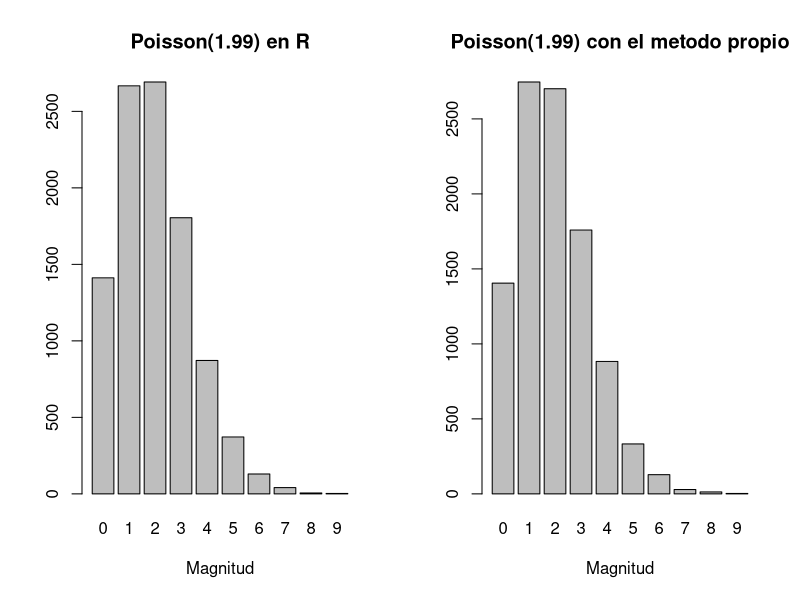
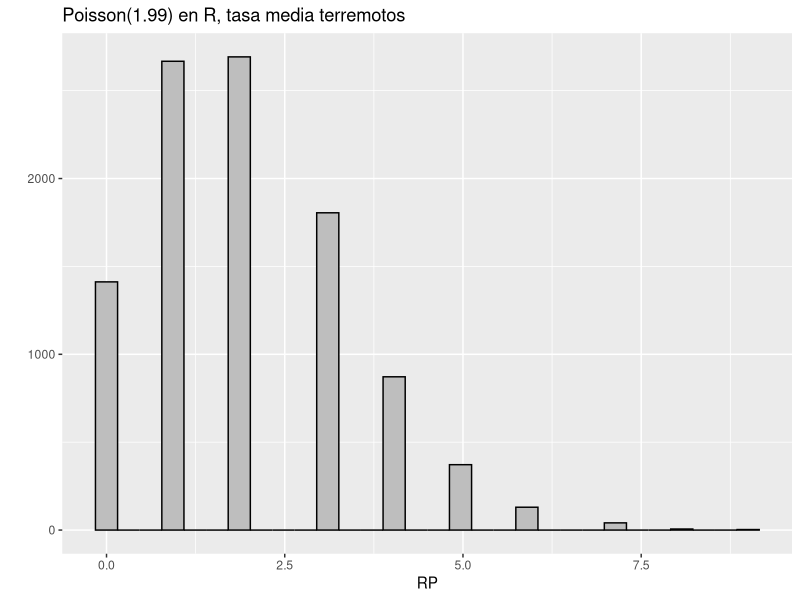
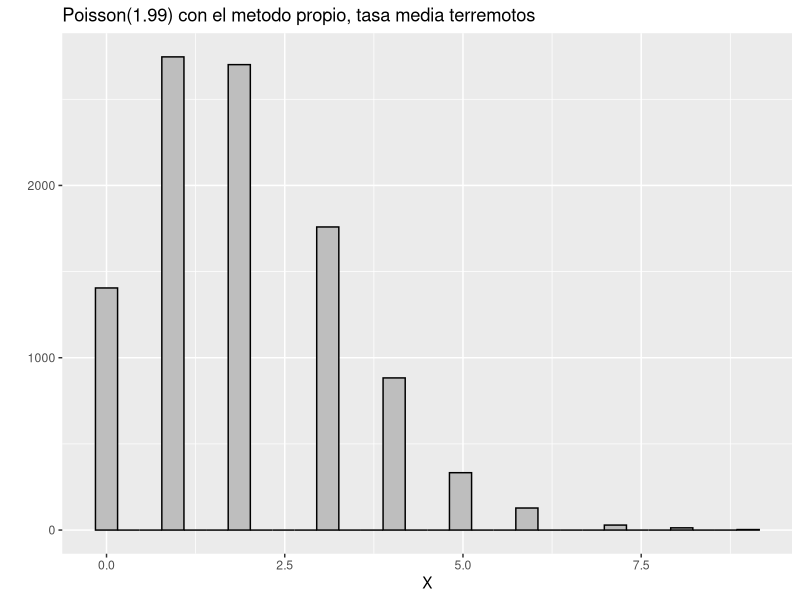
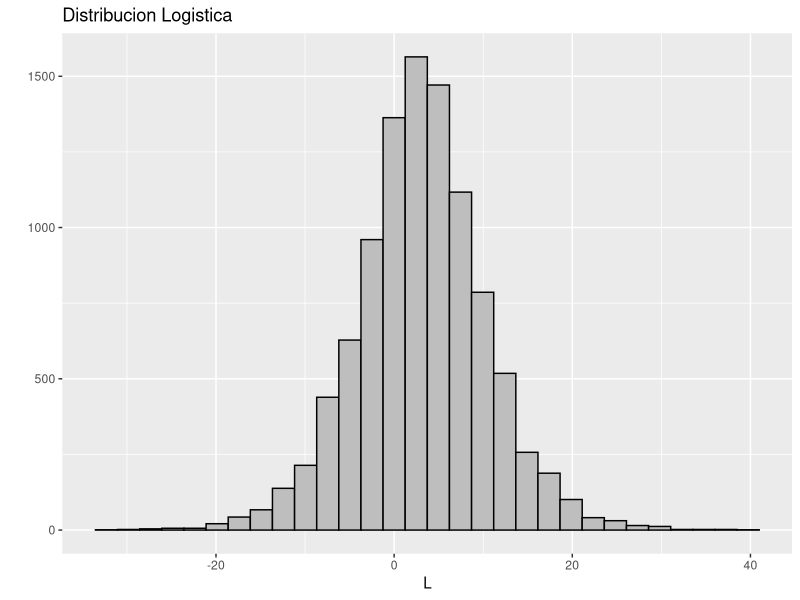
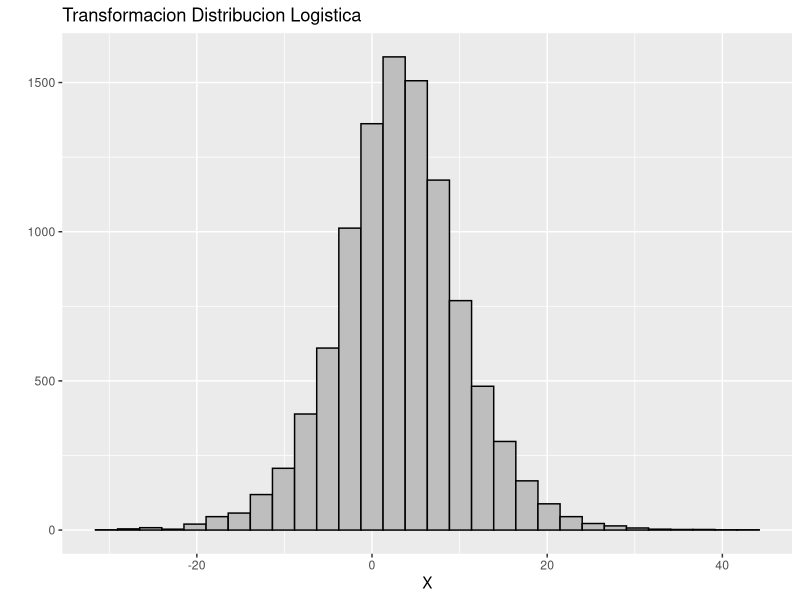
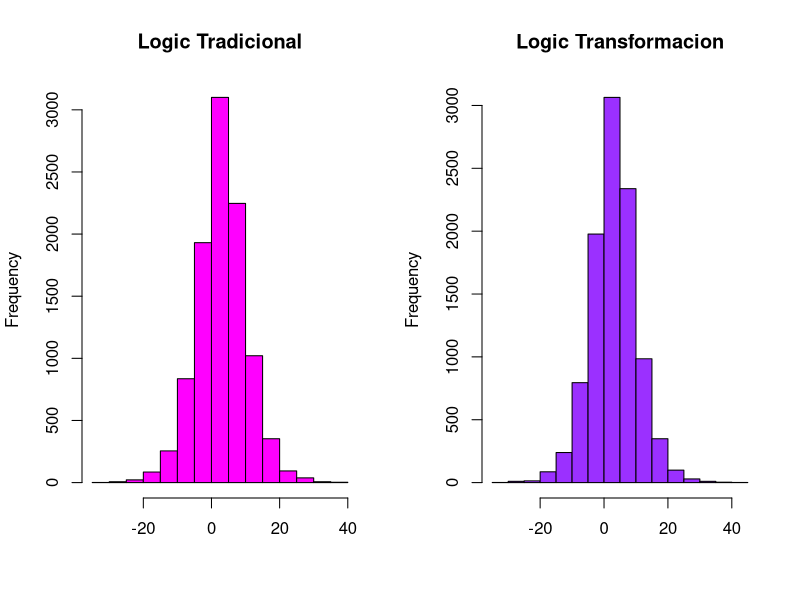

R code for these plots, in order:
#-----------------------------------#
# Kevin Steven Garcia Chica
# Cesar A. Saavedra 
# Simulacion Estadistica Trabajo 1
#-----------------------------------#
suppressMessages(library(ggplot2))

#-----------------------------------#
# Distribucion Poisson:
#-----------------------------------#
nsim=10000
l=1.99 #Parametro del articulo, Media de terremotos por a??o.

# Poisson con R #
RP <- rpois(nsim,l)

# Poisson con metodo propio #
N=nsim
X<-c()
for (j in 1:N) {
  U<-runif(1)
  i=0 ; F=P=exp(-l)
  while (U>=F) {
    P=(l/(i+1))*P
    F=F+P
    i=i+1
  }
  X[j]=i
}

#Grafico#
par(mfrow=c(1,2))
barplot(table(RP), main="Poisson(1.99) en R", xlab="Magnitud", ylab="")
barplot(table(X), main="Poisson(1.99) con el metodo propio", xlab="Magnitud", ylab="")

qplot(RP,main="Poisson(1.99) en R, tasa media terremotos", col=I("black"), fill=I("grey"))
qplot(X,main="Poisson(1.99) con el metodo propio, tasa media terremotos", col=I("black"), fill=I("grey"))
#-----------------------------------#
#Distribucion Logistic:
#-----------------------------------#
# M. tradicional #
L <- rlogis(nsim, 3,4)

# Transformada Inversa #
a=3
b=4
U <- runif(nsim,0,1)
X = a + b*log((U)/(1-U))

datos <- data.frame(L,X)

#Grafico#
qplot(L, main="Distribucion Logistica", col=I("black"), fill=I("grey")) 
qplot(X, main="Transformacion Distribucion Logistica", col=I("black"), fill=I("grey"))


#Grafico#
x11()
par(mfrow=c(1,2))
hist((L), main="Logic Tradicional", freq=F, xlab="", yalb="", col="magenta1", bty="n")
hist((X), main="Logic Transformacion", freq=F, xlab="", yalb="", col="purple1", bty="n") 


#Generacion variable de respuesta Y:
Y<-c(rep(0,7000),rep(1,7000)) # 0:Clientes malos, 1:Clientes buenos

